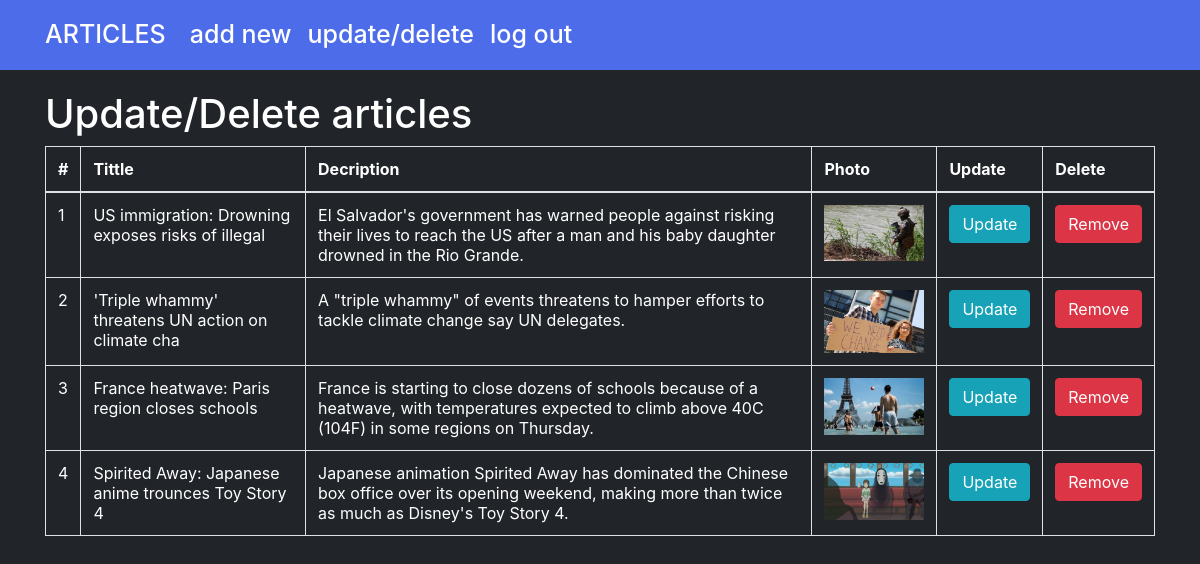
Page /index.php?page=update (signed in) on the committed database.
### tables this page shows
CREATE TABLE `articles` (
  `idArticle` int(5) NOT NULL,
  `heading` varchar(50) NOT NULL,
  `text` varchar(500) NOT NULL,
  `idUser` int(5) NOT NULL
);

CREATE TABLE `images` (
  `idImg` int(5) NOT NULL,
  `big` varchar(150) NOT NULL,
  `idArticle` int(5) NOT NULL
);

### models/articles/functions.php (called while the page is built, shortened)
<?php
    function getFirstPhoto($id){
        global $conn;
        try{
        $query = "SELECT * FROM images where idArticle = ? limit 1";
        $query = $conn->prepare($query);
        $query->execute([$id]);
        $photos = $query->fetchAll();
        }
        catch(PDOException $ex){
            echo $ex->getMessage();
        }
        if(count($photos) == 0){
            return "assets/images/articles/none.png";
        }else{
        return $photos[0]->big;
        }
    }
    function getArticlesById($id , $limit){
        global $conn;
        $upit = "SELECT * FROM articles where idUser = ?";
        try{
            $upit = $conn->prepare($upit);
            $upit->bindValue(1 , $id);
            $upit->execute();
            $art = $upit->fetchAll();
            foreach($art as $a){
                $a->big = getFirstPhoto($a->idArticle);
            }
            return $art;
        }
        catch(PDOException $ex){
            $ex->getMessage();
        }
    }
?>

### views/templates/articleRow.php (the view)
<tr>
       <td><?= $br ?></td>
       <td><?=$article->heading?></td>
       <td><?=$article->text?></td>
       <td><img src="<?=$article->big?>" alt="<?=$article->heading?>"></td>
       <td><a class='btn btn-info' href='index.php?page=addNew&id=<?=$article->idArticle?>' data-id="<?=$article->idArticle?>" role='button'>Update</a></td>
       <td><a class='btn btn-danger brisanjeAdmin' href='#' data-id="<?=$article->idArticle?>" role='button'>Remove</a></td>
     </tr>

### views/pages/update.php (shortened to what this page needs)
<?php
    include "views/static/header.php";
    include "models/articles/functions.php";
?>
<div class="container" id="cont">
    <h1 class="text-white">Update/Delete articles</h1>
    <table class="table table-bordered">
<thead>
    <tr>
      <th scope="col">#</th>
      <th scope="col">Tittle</th>
      <th scope="col">Decription</th>
      <th scope="col">Photo</th>
      <th scope="col">Update</th>
      <th scope="col">Delete</th>
    </tr>
  </thead>
  <tbody id="bod">
    <?php
        $articles = getArticlesById($_SESSION['idUser'], null);
        $br = 1;
        foreach($articles as $article){
            include "views/templates/articleRow.php";
            $br++;
        }
    ?>
</tbody>
</table>
</div>

### assets/css/style.css (style rules this page uses)
body { height: 100%; background-color: rgb(33, 37, 41); }
a { text-decoration:none !important; }
#cont { margin-top:20px; }
table { border-color:#fff!important; }
tr, th { color : #fff; }
td img { width:100px; }

### rows in the picture
articles: br "1", heading "US immigration: Drowning exposes risks of illegal", text "El Salvador's government has warned people against risking their lives to reach the US after a man and his baby daughter drowned in the Rio Grande.", idArticle.big (picture)
articles: br "2", heading "'Triple whammy' threatens UN action on climate cha", text "A \"triple whammy\" of events threatens to hamper efforts to tackle climate change say UN delegates.", idArticle.big (picture)
articles: br "3", heading "France heatwave: Paris region closes schools", text "France is starting to close dozens of schools because of a heatwave, with temperatures expected to climb above 40C (104F) in some regions on Thursday.", idArticle.big (picture)
articles: br "4", heading "Spirited Away: Japanese anime trounces Toy Story 4", text "Japanese animation Spirited Away has dominated the Chinese box office over its opening weekend, making more than twice as much as Disney's Toy Story 4.", idArticle.big (picture)
